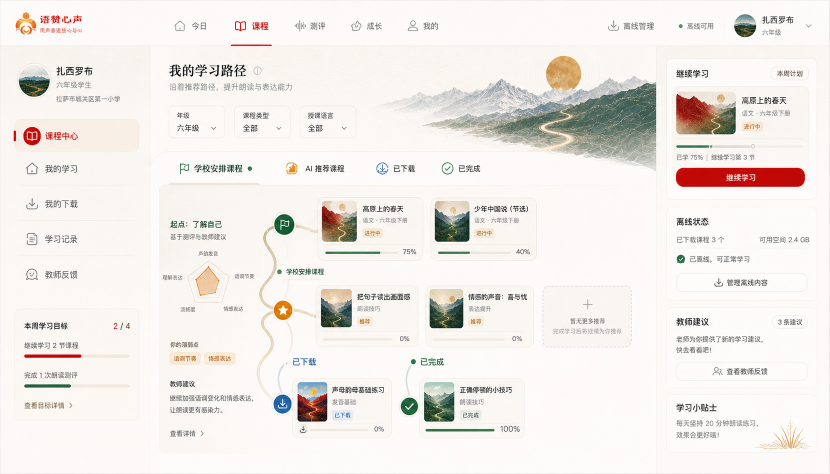
#> input picture web-runtime/student-pages/yuzan-student-course-center/yuzan-student-course-center/qa/reference.png, 1659 x 948 px (shown at 1/2 size)
$ python compare.py
#> lines starting #> are read from the running program, lines starting #| are printed output that depends on the picture
from PIL import Image, ImageChops, ImageEnhance
from pathlib import Path
import numpy as np, json
base=Path(__file__).parent
ref=Image.open(base/'reference.png').convert('RGB')
cur=Image.open(base/'current.png').convert('RGB')
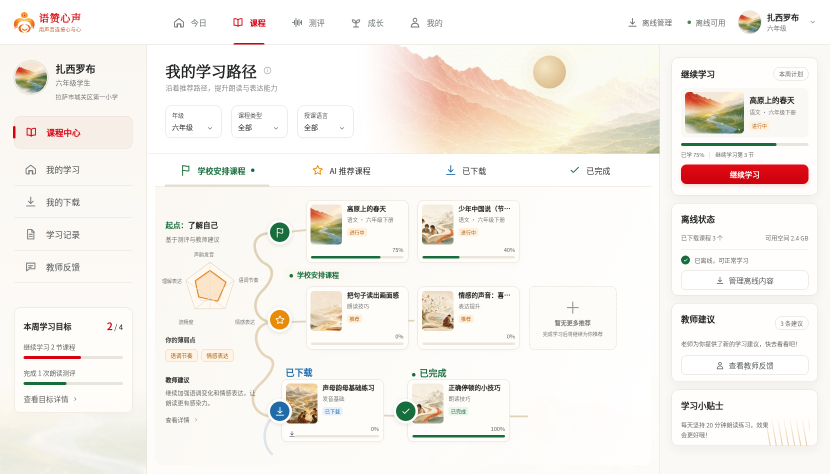
#> input picture web-runtime/student-pages/yuzan-student-course-center/yuzan-student-course-center/qa/current.png, 1659 x 948 px (shown at 1/2 size)
#> cur is the input picture: PIL image 1659x948 RGB; mean R, G, B 245.3, 241.1, 236
if cur.size!=ref.size: cur=cur.resize(ref.size,Image.Resampling.LANCZOS)
a=np.asarray(ref,dtype=np.float32);b=np.asarray(cur,dtype=np.float32)
mae=float(np.abs(a-b).mean());rmse=float(np.sqrt(((a-b)**2).mean()))
#> after `mae = float(np.abs(a - b).mean())`: mae = 17.83
#> after `rmse = float(np.sqrt(((a - b) ** 2).mean()))`: rmse = 42.94
diff=ImageChops.difference(ref,cur)
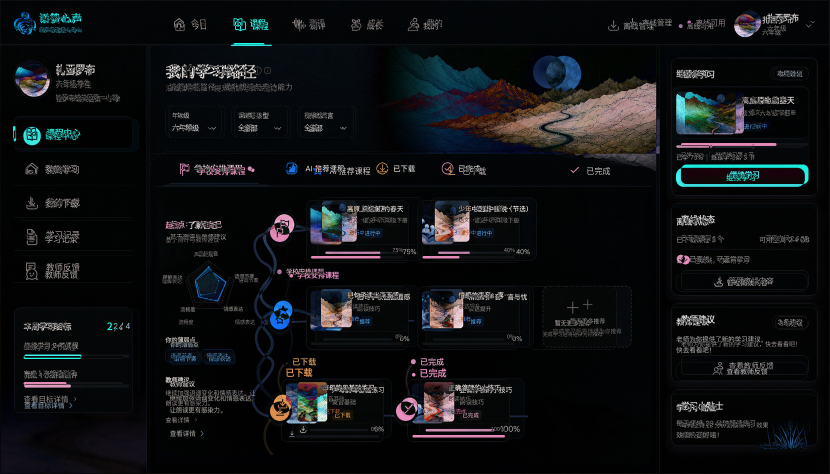
#> diff: PIL image 1659x948 RGB (shown at 1/2 size); mean R, G, B 16.1, 17.8, 19.6
diff=ImageEnhance.Contrast(diff).enhance(2.4)
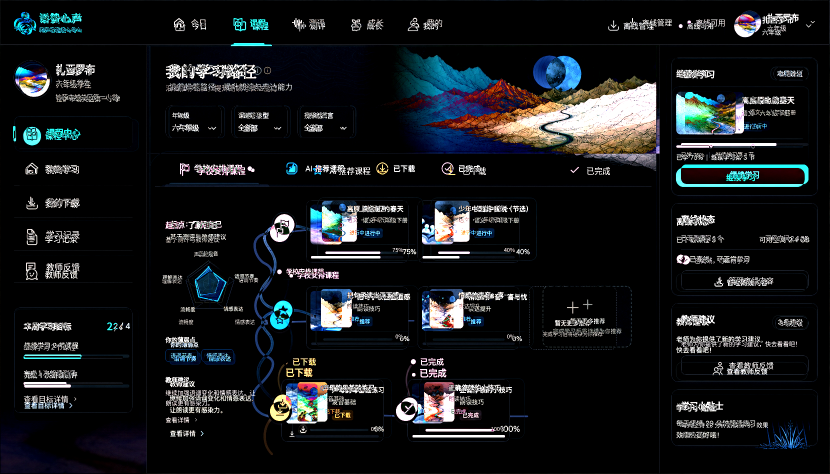
#> diff: PIL image 1659x948 RGB (shown at 1/2 size); mean R, G, B 22.6, 24.9, 26.9
diff.save(base/'diff.png')
report={'viewport':list(ref.size),'mae':round(mae,3),'rmse':round(rmse,3),'note':'Reference includes rasterized design text; implementation intentionally rebuilds dynamic UI with HTML/CSS/SVG.'}
(base/'report.json').write_text(json.dumps(report,ensure_ascii=False,indent=2),encoding='utf-8')
print(json.dumps(report,ensure_ascii=False))
#| {"viewport": [1659, 948], "mae": 17.83, "rmse": 42.941, "note": "Reference includes rasterized design text; implementation intentionally rebuilds dynamic UI with HTML/CSS/SVG."}
